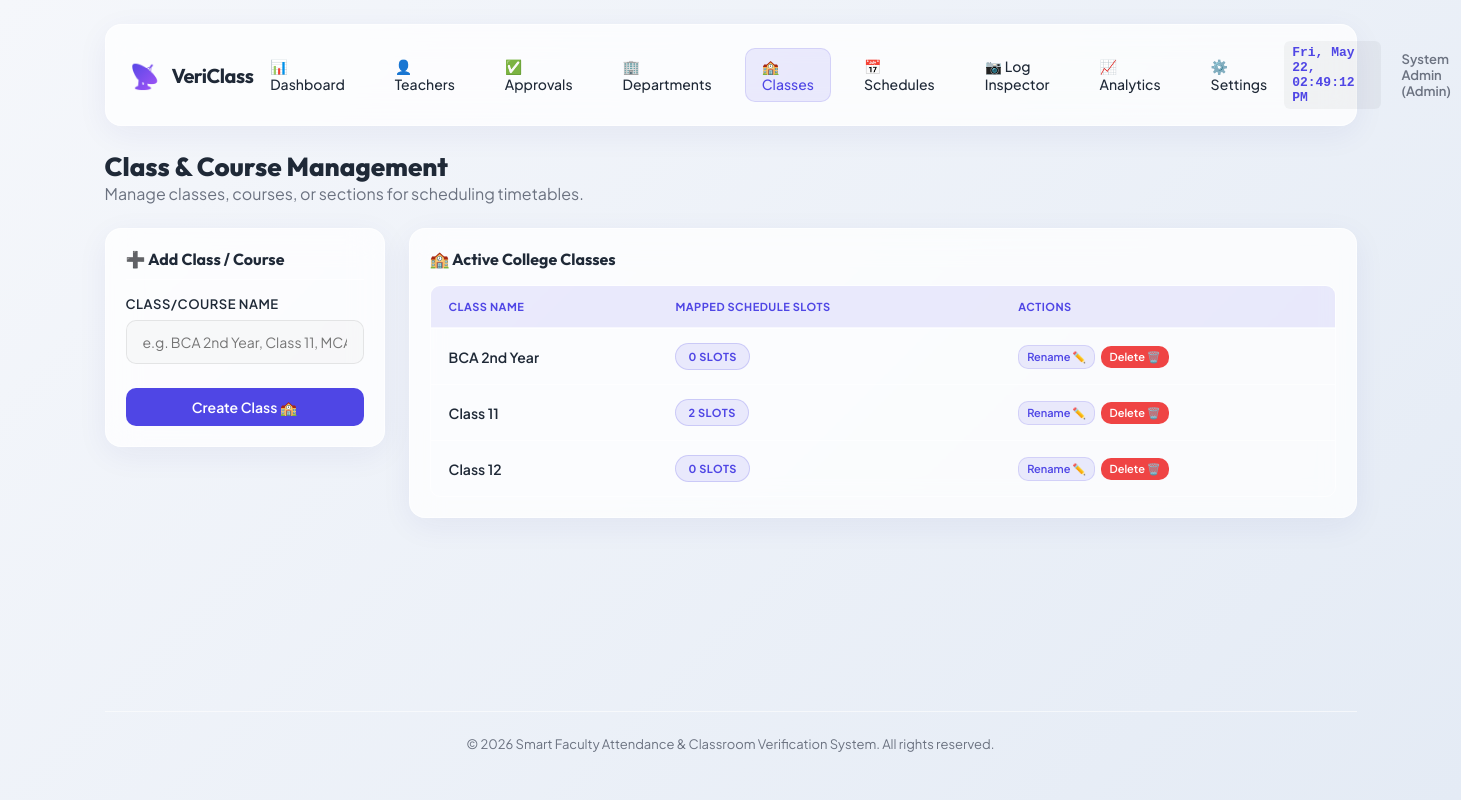
Page /admin/classes (signed in) on the earlier database version.
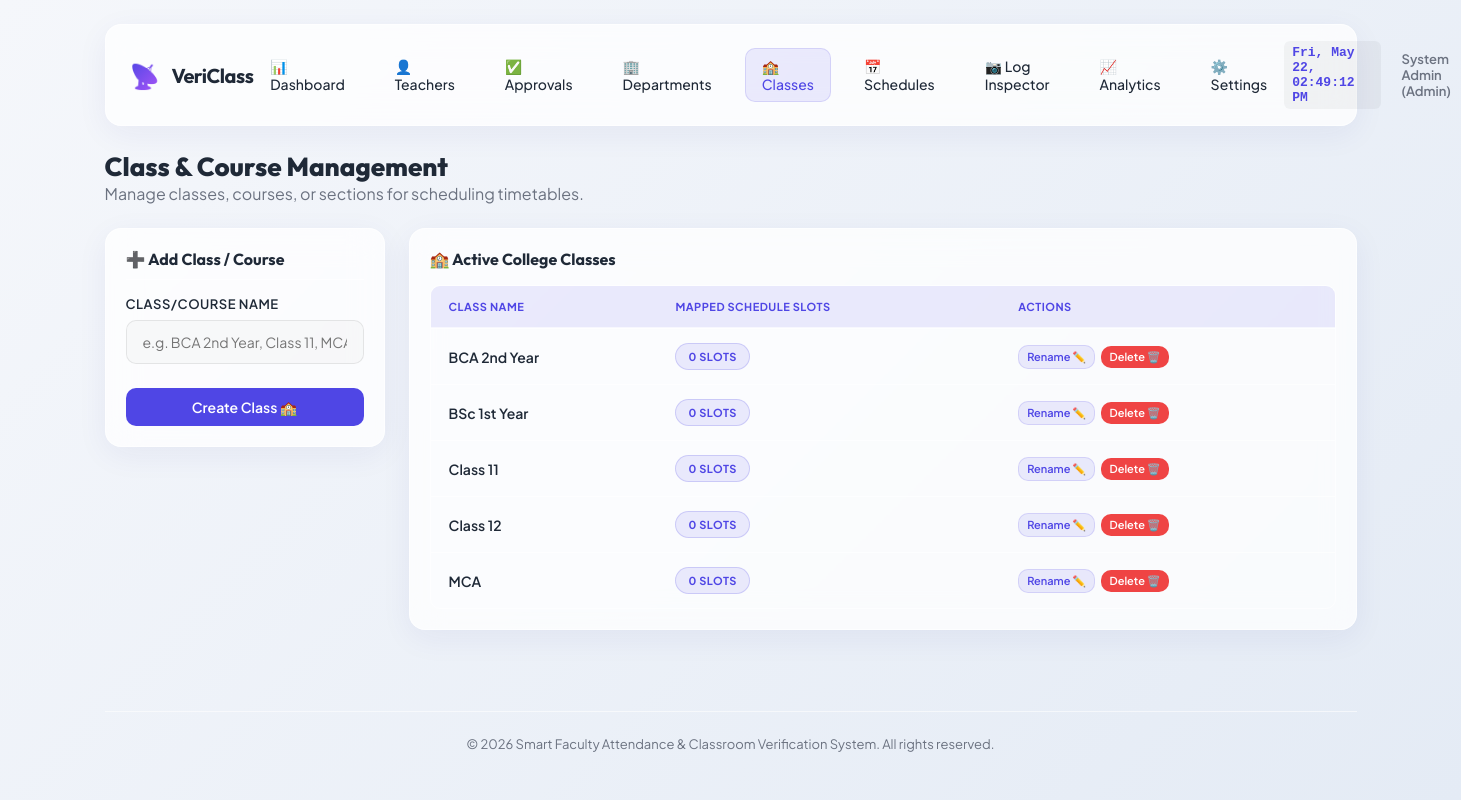
Same page on the later database version.
### models.py (models this page shows, shortened)
class ClassSection(db.Model):
    __tablename__ = 'classes'
    id = db.Column(db.Integer, primary_key=True)
    name = db.Column(db.String(100), unique=True, nullable=False)
    timetables = db.relationship('Timetable', backref='class_section', cascade="all, delete-orphan", lazy=True)
    upload_logs = db.relationship('TimetableUploadLog', backref='class_section', cascade="all, delete-orphan", lazy=True)

### app.py (the view, shortened to what this page needs)
@app.route('/admin/classes', methods=['GET', 'POST'])
def admin_classes():
    if not is_logged_in() or session.get('role') != 'admin':
        flash("Access Denied.", "danger")
        return redirect(url_for('login'))
    classes = ClassSection.query.order_by(ClassSection.name).all()
    return render_template('admin_classes.html', classes=classes)

### app.py (called while the page is built)
def is_logged_in():
    return 'user_id' in session

### templates/admin_classes.html (shortened to what this page needs)
    {% extends "base.html" %}
{% block content %}
<div style="margin-bottom: 24px;">
    <h2 style="font-family: var(--font-title); font-size: 26px; font-weight: 800;">Class & Course Management</h2>
    <p style="color: var(--color-text-muted);">Manage classes, courses, or sections for scheduling timetables.</p>
</div>
<div class="grid-sidebar">
    <div class="glass-card" style="padding: 20px; align-self: flex-start;">
        <h3 style="font-family: var(--font-title); font-size: 16px; margin-bottom: 16px; border-bottom: 1px solid var(--border-card); padding-bottom: 10px;">
            ➕ Add Class / Course
        </h3>
        <form action="{{ url_for('admin_classes') }}" method="POST">
            <div class="form-group" style="margin-bottom: 24px;">
                <label class="form-label" for="name">Class/Course Name</label>
                <input class="form-control" type="text" id="name" name="name" placeholder="e.g. BCA 2nd Year, Class 11, MCA" required>
            </div>
            <button class="btn btn-primary" type="submit" style="width: 100%;">
                Create Class 🏫
            </button>
        </form>
    </div>
    <div class="glass-card" style="padding: 20px;">
        <h3 style="font-family: var(--font-title); font-size: 16px; margin-bottom: 16px;">🏫 Active College Classes</h3>
        <div class="table-responsive">
            <table class="custom-table">
                <thead>
                    <tr>
                        <th>Class Name</th>
                        <th>Mapped Schedule Slots</th>
                        <th>Actions</th>
                    </tr>
                </thead>
                <tbody>
                    {% if classes %}
                        {% for cls in classes %}
                            <tr>
                                <td style="font-weight: 600;">
                                    <span id="name-display-{{ cls.id }}">{{ cls.name }}</span>
                                </td>
                                <td>
                                    <span class="badge badge-pending" style="font-size: 11px;">
                                        {{ cls.timetables|length }} Slots
                                    </span>
                                </td>
                                <td>
                                    <button type="button" class="btn btn-secondary" style="padding: 4px 8px; font-size: 11px; vertical-align: middle;" onclick="toggleRename({{ cls.id }})">
                                        Rename ✏️
                                    </button>
                                    <form action="{{ url_for('admin_classes') }}" method="POST" style="display: inline; vertical-align: middle;" onsubmit="return confirm('Delete this class? Mapped timetable slots will be cascade-deleted.');">
                                        <button type="submit" class="btn btn-danger" style="padding: 4px 8px; font-size: 11px; margin-left: 4px;">
                                            Delete 🗑️
                                        </button>
                                    </form>
                                </td>
                            </tr>
                        {% endfor %}
                    {% else %}
                        <tr>
                            <td colspan="3" style="text-align: center; color: var(--color-text-muted); padding: 30px;">No classes created yet.</td>
                        </tr>
                    {% endif %}
                </tbody>
            </table>
        </div>
    </div>
</div>
{% endblock %}

Differences in the rows shown:
added ClassSection: name "BSc 1st Year", timetables|length "0"
computed for ClassSection "Class 11": timetables|length "2" → "0"
added ClassSection: name "MCA", timetables|length "0"
